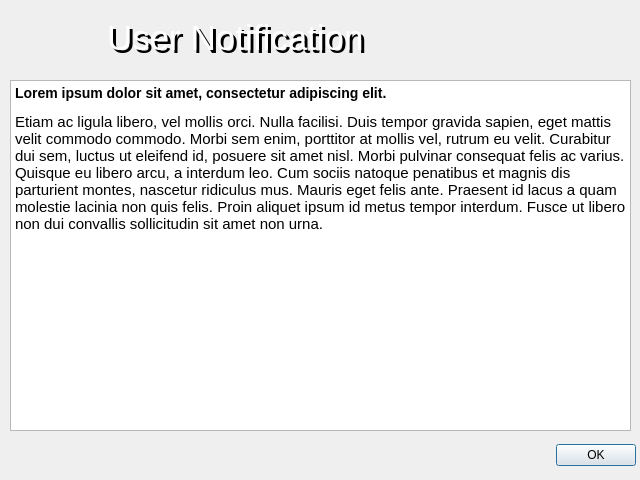
<?xml version="1.0" encoding="UTF-8"?>
<ui version="4.0">
 <class>Message</class>
 <widget class="QDialog" name="Message">
  <property name="windowModality">
   <enum>Qt::NonModal</enum>
  </property>
  <property name="geometry">
   <rect>
    <x>0</x>
    <y>0</y>
    <width>640</width>
    <height>480</height>
   </rect>
  </property>
  <property name="sizePolicy">
   <sizepolicy hsizetype="Fixed" vsizetype="Fixed">
    <horstretch>0</horstretch>
    <verstretch>0</verstretch>
   </sizepolicy>
  </property>
  <property name="windowTitle">
   <string>User Notification</string>
  </property>
  <widget class="QDialogButtonBox" name="buttonBox">
   <property name="geometry">
    <rect>
     <x>460</x>
     <y>440</y>
     <width>176</width>
     <height>31</height>
    </rect>
   </property>
   <property name="standardButtons">
    <set>QDialogButtonBox::Ok</set>
   </property>
  </widget>
  <widget class="QTextEdit" name="textEdit">
   <property name="geometry">
    <rect>
     <x>10</x>
     <y>80</y>
     <width>621</width>
     <height>351</height>
    </rect>
   </property>
   <property name="sizePolicy">
    <sizepolicy hsizetype="Fixed" vsizetype="Fixed">
     <horstretch>0</horstretch>
     <verstretch>0</verstretch>
    </sizepolicy>
   </property>
   <property name="frameShadow">
    <enum>QFrame::Sunken</enum>
   </property>
   <property name="horizontalScrollBarPolicy">
    <enum>Qt::ScrollBarAlwaysOff</enum>
   </property>
   <property name="undoRedoEnabled">
    <bool>false</bool>
   </property>
   <property name="readOnly">
    <bool>true</bool>
   </property>
   <property name="html">
    <string>&lt;!DOCTYPE HTML PUBLIC &quot;-//W3C//DTD HTML 4.0//EN&quot; &quot;http://www.w3.org/TR/REC-html40/strict.dtd&quot;&gt;
&lt;html&gt;&lt;head&gt;&lt;meta name=&quot;qrichtext&quot; content=&quot;1&quot; /&gt;&lt;style type=&quot;text/css&quot;&gt;
p, li { white-space: pre-wrap; }
&lt;/style&gt;&lt;/head&gt;&lt;body style=&quot; font-family:'Cantarell'; font-size:11pt; font-weight:400; font-style:normal;&quot;&gt;
&lt;p style=&quot; margin-top:14px; margin-bottom:12px; margin-left:0px; margin-right:0px; -qt-block-indent:0; text-indent:0px;&quot;&gt;&lt;span style=&quot; font-size:large; font-weight:600;&quot;&gt;Lorem ipsum dolor sit amet, consectetur adipiscing elit.&lt;/span&gt;&lt;/p&gt;
&lt;p style=&quot; margin-top:12px; margin-bottom:12px; margin-left:0px; margin-right:0px; -qt-block-indent:0; text-indent:0px;&quot;&gt;Etiam ac ligula libero, vel mollis orci. Nulla facilisi. Duis tempor gravida sapien, eget mattis velit commodo commodo. Morbi sem enim, porttitor at mollis vel, rutrum eu velit. Curabitur dui sem, luctus ut eleifend id, posuere sit amet nisl. Morbi pulvinar consequat felis ac varius. Quisque eu libero arcu, a interdum leo. Cum sociis natoque penatibus et magnis dis parturient montes, nascetur ridiculus mus. Mauris eget felis ante. Praesent id lacus a quam molestie lacinia non quis felis. Proin aliquet ipsum id metus tempor interdum. Fusce ut libero non dui convallis sollicitudin sit amet non urna. &lt;/p&gt;&lt;/body&gt;&lt;/html&gt;</string>
   </property>
  </widget>
  <widget class="QLabel" name="label">
   <property name="geometry">
    <rect>
     <x>0</x>
     <y>20</y>
     <width>640</width>
     <height>41</height>
    </rect>
   </property>
   <property name="pixmap">
    <pixmap resource="resources.qrc">:/resources/graybox.png</pixmap>
   </property>
   <property name="scaledContents">
    <bool>true</bool>
   </property>
  </widget>
  <widget class="QLabel" name="label_2">
   <property name="geometry">
    <rect>
     <x>20</x>
     <y>5</y>
     <width>71</width>
     <height>71</height>
    </rect>
   </property>
   <property name="pixmap">
    <pixmap>logo.png</pixmap>
   </property>
   <property name="scaledContents">
    <bool>true</bool>
   </property>
  </widget>
  <widget class="QLabel" name="label_3">
   <property name="geometry">
    <rect>
     <x>110</x>
     <y>20</y>
     <width>521</width>
     <height>41</height>
    </rect>
   </property>
   <property name="palette">
    <palette>
     <active>
      <colorrole role="WindowText">
       <brush brushstyle="SolidPattern">
        <color alpha="255">
         <red>0</red>
         <green>0</green>
         <blue>0</blue>
        </color>
       </brush>
      </colorrole>
      <colorrole role="Text">
       <brush brushstyle="SolidPattern">
        <color alpha="255">
         <red>0</red>
         <green>0</green>
         <blue>0</blue>
        </color>
       </brush>
      </colorrole>
      <colorrole role="ButtonText">
       <brush brushstyle="SolidPattern">
        <color alpha="255">
         <red>0</red>
         <green>0</green>
         <blue>0</blue>
        </color>
       </brush>
      </colorrole>
     </active>
     <inactive>
      <colorrole role="WindowText">
       <brush brushstyle="SolidPattern">
        <color alpha="255">
         <red>0</red>
         <green>0</green>
         <blue>0</blue>
        </color>
       </brush>
      </colorrole>
      <colorrole role="Text">
       <brush brushstyle="SolidPattern">
        <color alpha="255">
         <red>0</red>
         <green>0</green>
         <blue>0</blue>
        </color>
       </brush>
      </colorrole>
      <colorrole role="ButtonText">
       <brush brushstyle="SolidPattern">
        <color alpha="255">
         <red>0</red>
         <green>0</green>
         <blue>0</blue>
        </color>
       </brush>
      </colorrole>
     </inactive>
     <disabled>
      <colorrole role="WindowText">
       <brush brushstyle="SolidPattern">
        <color alpha="255">
         <red>0</red>
         <green>0</green>
         <blue>0</blue>
        </color>
       </brush>
      </colorrole>
      <colorrole role="Text">
       <brush brushstyle="SolidPattern">
        <color alpha="255">
         <red>0</red>
         <green>0</green>
         <blue>0</blue>
        </color>
       </brush>
      </colorrole>
      <colorrole role="ButtonText">
       <brush brushstyle="SolidPattern">
        <color alpha="255">
         <red>0</red>
         <green>0</green>
         <blue>0</blue>
        </color>
       </brush>
      </colorrole>
     </disabled>
    </palette>
   </property>
   <property name="font">
    <font>
     <pointsize>26</pointsize>
     <italic>false</italic>
     <underline>false</underline>
     <strikeout>false</strikeout>
    </font>
   </property>
   <property name="styleSheet">
    <string notr="true">QLabel { color : black; }</string>
   </property>
   <property name="frameShape">
    <enum>QFrame::NoFrame</enum>
   </property>
   <property name="text">
    <string>User Notification</string>
   </property>
   <property name="textFormat">
    <enum>Qt::PlainText</enum>
   </property>
  </widget>
  <widget class="QLabel" name="label_4">
   <property name="geometry">
    <rect>
     <x>107</x>
     <y>17</y>
     <width>521</width>
     <height>41</height>
    </rect>
   </property>
   <property name="font">
    <font>
     <pointsize>26</pointsize>
    </font>
   </property>
   <property name="styleSheet">
    <string notr="true">QLabel { color : white; }</string>
   </property>
   <property name="text">
    <string>User Notification</string>
   </property>
  </widget>
 </widget>
 <resources>
  <include location="resources.qrc"/>
 </resources>
 <connections>
  <connection>
   <sender>buttonBox</sender>
   <signal>clicked(QAbstractButton*)</signal>
   <receiver>Message</receiver>
   <slot>close()</slot>
   <hints>
    <hint type="sourcelabel">
     <x>547</x>
     <y>455</y>
    </hint>
    <hint type="destinationlabel">
     <x>319</x>
     <y>239</y>
    </hint>
   </hints>
  </connection>
 </connections>
</ui>
